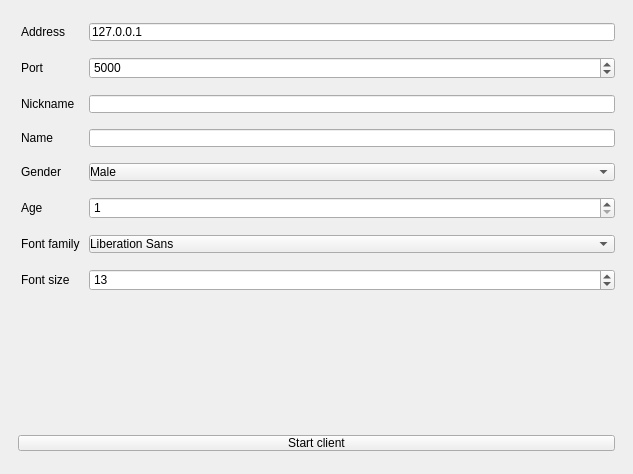
<?xml version="1.0" encoding="UTF-8"?>
<ui version="4.0">
 <class>MainWindow</class>
 <widget class="QMainWindow" name="MainWindow">
  <property name="geometry">
   <rect>
    <x>0</x>
    <y>0</y>
    <width>633</width>
    <height>474</height>
   </rect>
  </property>
  <property name="windowTitle">
   <string>MainWindow</string>
  </property>
  <property name="styleSheet">
   <string notr="true">margin: 5,5,5,5;</string>
  </property>
  <widget class="QWidget" name="centralwidget">
   <layout class="QHBoxLayout" name="horizontalLayout">
    <item>
     <widget class="QWidget" name="widget" native="true">
      <layout class="QVBoxLayout" name="verticalLayout">
       <item>
        <layout class="QFormLayout" name="formLayout">
         <item row="1" column="0">
          <widget class="QLabel" name="addressLabel">
           <property name="text">
            <string>Address</string>
           </property>
          </widget>
         </item>
         <item row="1" column="1">
          <widget class="QLineEdit" name="addressLineEdit">
           <property name="text">
            <string>127.0.0.1</string>
           </property>
          </widget>
         </item>
         <item row="2" column="0">
          <widget class="QLabel" name="portLabel">
           <property name="text">
            <string>Port</string>
           </property>
          </widget>
         </item>
         <item row="2" column="1">
          <widget class="QSpinBox" name="portSpinBox">
           <property name="minimum">
            <number>0</number>
           </property>
           <property name="maximum">
            <number>65535</number>
           </property>
           <property name="value">
            <number>5000</number>
           </property>
          </widget>
         </item>
         <item row="3" column="0">
          <widget class="QLabel" name="nicknameLabel">
           <property name="text">
            <string>Nickname</string>
           </property>
          </widget>
         </item>
         <item row="3" column="1">
          <widget class="QLineEdit" name="nicknameLineEdit"/>
         </item>
         <item row="4" column="0">
          <widget class="QLabel" name="nameLabel">
           <property name="text">
            <string>Name</string>
           </property>
          </widget>
         </item>
         <item row="4" column="1">
          <widget class="QLineEdit" name="nameLineEdit"/>
         </item>
         <item row="5" column="0">
          <widget class="QLabel" name="genderLabel">
           <property name="text">
            <string>Gender</string>
           </property>
          </widget>
         </item>
         <item row="5" column="1">
          <widget class="QComboBox" name="genderComboBox">
           <item>
            <property name="text">
             <string>Male</string>
            </property>
           </item>
           <item>
            <property name="text">
             <string>Female</string>
            </property>
           </item>
          </widget>
         </item>
         <item row="6" column="0">
          <widget class="QLabel" name="ageLabel">
           <property name="text">
            <string>Age</string>
           </property>
          </widget>
         </item>
         <item row="6" column="1">
          <widget class="QSpinBox" name="ageSpinBox">
           <property name="minimum">
            <number>1</number>
           </property>
           <property name="maximum">
            <number>200</number>
           </property>
          </widget>
         </item>
         <item row="7" column="0">
          <widget class="QLabel" name="fontFamilyLabel">
           <property name="text">
            <string>Font family</string>
           </property>
          </widget>
         </item>
         <item row="7" column="1">
          <widget class="QFontComboBox" name="fontComboBox">
           <property name="editable">
            <bool>false</bool>
           </property>
          </widget>
         </item>
         <item row="8" column="0">
          <widget class="QLabel" name="fontSizeLabel">
           <property name="text">
            <string>Font size</string>
           </property>
          </widget>
         </item>
         <item row="8" column="1">
          <widget class="QSpinBox" name="fontSpinBox">
           <property name="minimum">
            <number>1</number>
           </property>
           <property name="stepType">
            <enum>QAbstractSpinBox::AdaptiveDecimalStepType</enum>
           </property>
           <property name="value">
            <number>13</number>
           </property>
          </widget>
         </item>
        </layout>
       </item>
       <item>
        <widget class="QPushButton" name="startButton">
         <property name="text">
          <string>Start client</string>
         </property>
        </widget>
       </item>
      </layout>
     </widget>
    </item>
   </layout>
  </widget>
 </widget>
 <resources/>
 <connections/>
</ui>
